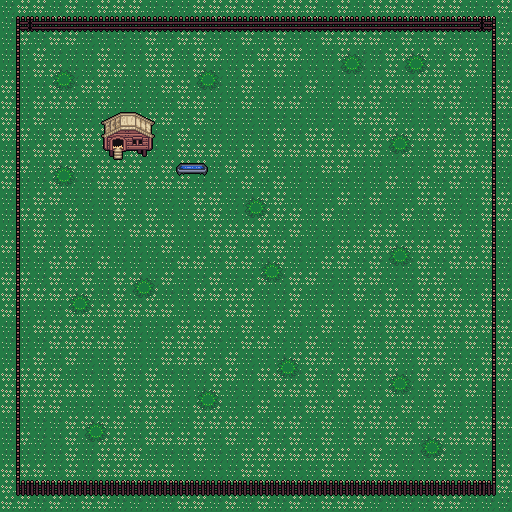

The image is a tile-based game level rendered from a .tmx file. Its description and source (layers, tilesets, objects; grid data summarised) follow:
An orthogonal 32x32 tile map with 16x16 px tiles, 5 tile layers (Background, Ground, Fence, Coop, ...).

<map version="1.5" tiledversion="1.7.2" orientation="orthogonal" renderorder="right-down" width="32" height="32" tilewidth="16" tileheight="16" infinite="0" backgroundcolor="#3b7e54" nextlayerid="6" nextobjectid="1">
 <editorsettings>
  <export target="farm.json" format="json" />
 </editorsettings>
 <tileset firstgid="1" name="farm_sprite" tilewidth="16" tileheight="16" tilecount="1024" columns="32">
  <image source="farm_sprite.png" width="512" height="512" />
  <tile id="0">
   <properties>
    <property name="collides" type="bool" value="true" />
   </properties>
  </tile>
  <tile id="1">
   <properties>
    <property name="collides" type="bool" value="true" />
   </properties>
  </tile>
  <tile id="2">
   <properties>
    <property name="collides" type="bool" value="true" />
   </properties>
  </tile>
  <tile id="3">
   <properties>
    <property name="collides" type="bool" value="true" />
   </properties>
  </tile>
  <tile id="32">
   <properties>
    <property name="collides" type="bool" value="true" />
   </properties>
  </tile>
  <tile id="35">
   <properties>
    <property name="collides" type="bool" value="true" />
   </properties>
  </tile>
  <tile id="45">
   <properties>
    <property name="collides" type="bool" value="true" />
   </properties>
  </tile>
  <tile id="46">
   <properties>
    <property name="collides" type="bool" value="true" />
   </properties>
  </tile>
  <tile id="47">
   <properties>
    <property name="collides" type="bool" value="true" />
   </properties>
  </tile>
  <tile id="48">
   <properties>
    <property name="collides" type="bool" value="true" />
   </properties>
  </tile>
  <tile id="64">
   <properties>
    <property name="collides" type="bool" value="true" />
   </properties>
  </tile>
  <tile id="65">
   <properties>
    <property name="collides" type="bool" value="true" />
   </properties>
  </tile>
  <tile id="66">
   <properties>
    <property name="collides" type="bool" value="true" />
   </properties>
  </tile>
  <tile id="67">
   <properties>
    <property name="collides" type="bool" value="true" />
   </properties>
  </tile>
  <tile id="77">
   <properties>
    <property name="collides" type="bool" value="true" />
   </properties>
  </tile>
  <tile id="78">
   <properties>
    <property name="collides" type="bool" value="true" />
   </properties>
  </tile>
  <tile id="79">
   <properties>
    <property name="collides" type="bool" value="true" />
   </properties>
  </tile>
  <tile id="80">
   <properties>
    <property name="collides" type="bool" value="true" />
   </properties>
  </tile>
  <tile id="109">
   <properties>
    <property name="collides" type="bool" value="true" />
   </properties>
  </tile>
  <tile id="110">
   <properties>
    <property name="collides" type="bool" value="false" />
   </properties>
  </tile>
  <tile id="111">
   <properties>
    <property name="collides" type="bool" value="true" />
   </properties>
  </tile>
  <tile id="112">
   <properties>
    <property name="collides" type="bool" value="true" />
   </properties>
  </tile>
  <tile id="167">
   <properties>
    <property name="collides" type="bool" value="true" />
   </properties>
  </tile>
  <tile id="168">
   <properties>
    <property name="collides" type="bool" value="true" />
   </properties>
  </tile>
 </tileset>
 <layer id="1" name="Background" width="32" height="32" locked="1" opacity="0.7">
  <data>[1024 cells, 1024 non-empty, 2 distinct tile ids]</data>
 </layer>
 <layer id="5" name="Ground" width="32" height="32" locked="1">
  <data>[1024 cells, 64 non-empty, 4 distinct tile ids]</data>
 </layer>
 <layer id="2" name="Fence" width="32" height="32" locked="1">
  <data>[1024 cells, 116 non-empty, 8 distinct tile ids]</data>
 </layer>
 <layer id="3" name="Coop" width="32" height="32" locked="1">
  <data>[1024 cells, 12 non-empty, 12 distinct tile ids]</data>
 </layer>
 <layer id="4" name="Trough" width="32" height="32" locked="1">
  <data>[1024 cells, 2 non-empty, 2 distinct tile ids]</data>
 </layer>
</map>